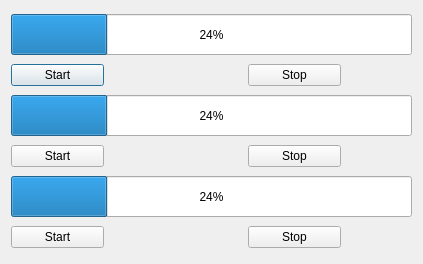
<?xml version="1.0" encoding="UTF-8"?>
<ui version="4.0">
 <class>Dialog</class>
 <widget class="QDialog" name="Dialog">
  <property name="geometry">
   <rect>
    <x>0</x>
    <y>0</y>
    <width>423</width>
    <height>264</height>
   </rect>
  </property>
  <property name="windowTitle">
   <string>Dialog</string>
  </property>
  <layout class="QGridLayout" name="gridLayout">
   <item row="0" column="0" colspan="2">
    <widget class="QProgressBar" name="progressBar1">
     <property name="minimumSize">
      <size>
       <width>401</width>
       <height>41</height>
      </size>
     </property>
     <property name="value">
      <number>24</number>
     </property>
    </widget>
   </item>
   <item row="1" column="0">
    <widget class="QPushButton" name="pushButtonStart1">
     <property name="maximumSize">
      <size>
       <width>93</width>
       <height>16777215</height>
      </size>
     </property>
     <property name="text">
      <string>Start</string>
     </property>
    </widget>
   </item>
   <item row="1" column="1">
    <widget class="QPushButton" name="pushButtonStop1">
     <property name="maximumSize">
      <size>
       <width>93</width>
       <height>16777215</height>
      </size>
     </property>
     <property name="text">
      <string>Stop</string>
     </property>
    </widget>
   </item>
   <item row="2" column="0" colspan="2">
    <widget class="QProgressBar" name="progressBar2">
     <property name="minimumSize">
      <size>
       <width>401</width>
       <height>41</height>
      </size>
     </property>
     <property name="value">
      <number>24</number>
     </property>
    </widget>
   </item>
   <item row="3" column="0">
    <widget class="QPushButton" name="pushButtonStart2">
     <property name="maximumSize">
      <size>
       <width>93</width>
       <height>16777215</height>
      </size>
     </property>
     <property name="text">
      <string>Start</string>
     </property>
    </widget>
   </item>
   <item row="3" column="1">
    <widget class="QPushButton" name="pushButtonStop2">
     <property name="maximumSize">
      <size>
       <width>93</width>
       <height>16777215</height>
      </size>
     </property>
     <property name="text">
      <string>Stop</string>
     </property>
    </widget>
   </item>
   <item row="4" column="0" colspan="2">
    <widget class="QProgressBar" name="progressBar3">
     <property name="minimumSize">
      <size>
       <width>401</width>
       <height>41</height>
      </size>
     </property>
     <property name="value">
      <number>24</number>
     </property>
    </widget>
   </item>
   <item row="5" column="0">
    <widget class="QPushButton" name="pushButtonStart3">
     <property name="maximumSize">
      <size>
       <width>93</width>
       <height>16777215</height>
      </size>
     </property>
     <property name="text">
      <string>Start</string>
     </property>
    </widget>
   </item>
   <item row="5" column="1">
    <widget class="QPushButton" name="pushButtonStop3">
     <property name="maximumSize">
      <size>
       <width>93</width>
       <height>16777215</height>
      </size>
     </property>
     <property name="text">
      <string>Stop</string>
     </property>
    </widget>
   </item>
  </layout>
 </widget>
 <resources/>
 <connections/>
</ui>
